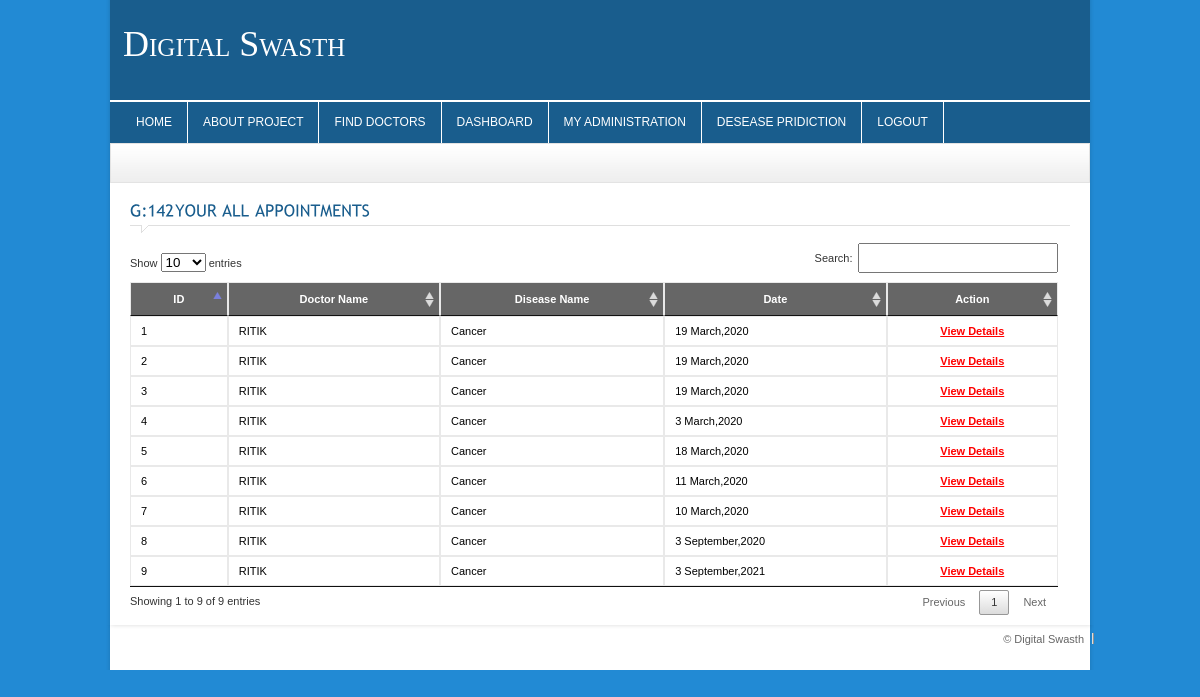
Screenshot of /report-appointment.php (signed in) with the database file from the repository.
### tables this page shows
CREATE TABLE `appointment` (
  `appointment_id` int(11) NOT NULL,
  `appointment_specialization_id` varchar(255) NOT NULL,
  `appointment_user_id` varchar(255) NOT NULL,
  `appointment_date` varchar(255) NOT NULL
);

CREATE TABLE `specialization` (
  `specialization_id` int(11) NOT NULL,
  `specialization_doctor_id` varchar(255) NOT NULL,
  `specialization_name` varchar(255) NOT NULL,
  `specialization_experience` varchar(255) NOT NULL,
  `specialization_duration` varchar(255) NOT NULL,
  `specialization_image` varchar(255) NOT NULL,
  `specialization_fees` varchar(255) NOT NULL,
  `specialization_description` text NOT NULL
);

CREATE TABLE `user` (
  `user_id` int(11) NOT NULL,
  `user_level_id` varchar(255) DEFAULT NULL,
  `user_username` varchar(255) DEFAULT NULL,
  `user_password` varchar(255) DEFAULT NULL,
  `user_name` varchar(255) NOT NULL,
  `user_add1` varchar(255) NOT NULL,
  `user_add2` varchar(255) NOT NULL,
  `user_city` varchar(255) NOT NULL,
  `user_state` varchar(255) NOT NULL,
  `user_country` varchar(255) NOT NULL,
  `user_email` varchar(255) NOT NULL,
  `user_mobile` varchar(255) NOT NULL,
  `user_gender` varchar(255) NOT NULL,
  `user_dob` varchar(255) NOT NULL,
  `user_image` varchar(255) NOT NULL
);

### includes/functions.php (called while the page is built, shortened)
<?php
function get_doctor_name($id)
{
	global $con;
	$SQL="SELECT * FROM user, specialization WHERE user_id = specialization_doctor_id AND specialization_id = ".$id;
	$rs=mysqli_query($con,$SQL);
	$data=mysqli_fetch_assoc($rs);
	return $data['user_name'];
}
?>

### report-appointment.php (the view, shortened to what this page needs)
<?php
	include_once("includes/header.php");
	include_once("includes/db_connect.php");
	if($_SESSION['user_details']['user_level_id'] == 3) {
		$SQL="SELECT * FROM `appointment`, `specialization` WHERE appointment_specialization_id = specialization_id AND specialization_doctor_id = ".$_SESSION['user_details']['user_id'];
	}
	$rs=mysqli_query($con,$SQL) or die(mysqli_error($con));
?>
	<div class="crumb">
    </div>
	<div id="content_sec">
		<div class="col1" style="width:100%">
		<div class="contact">
			<h4 class="heading colr">Your All Appointments</h4>
			<form name="frm_appointment" action="lib/appointment.php" method="post">
				<div class="static">
				<table class="table table-striped table-advance table-hover" id="mydatatable" style="color:#000000; width:100%" width="100%">
					<thead>
						<tr class="tablehead bold">
						<td scope="col">ID</td>
						<td scope="col">Doctor Name</td>
						<td scope="col">Disease Name</td>
						<td scope="col">Date</td>
						<td scope="col">Action</td>
						</tr>
					</thead>
					<tbody>
					<?php
					while($data = mysqli_fetch_assoc($rs))
					{
					?>
					  <tr>
						<td><?=$data[appointment_id]?></td>
						<td><?=get_doctor_name($data[specialization_id])?></td>
						<td><?=$data[specialization_name]?></td>
						<td><?=$data[appointment_date]?></td>
						<td style="text-align:center">
							<a style="color:#FF0000; font-weight:bold; text-decoration:underline" href="appointment-confirmation.php?appointment_id=<?php echo $data[appointment_id] ?>">View Details</a>
						</td>
					  </tr>
					<?php } ?>
					</tbody>
					</table>
				</div>
			</form>
		</div>
		</div>
	</div>
<?php include_once("includes/footer.php"); ?>

### includes/header.php (shortened to what this page needs)
<?php
	include_once("db_connect.php");
	include_once("functions.php");
?>
<!DOCTYPE html PUBLIC "-//W3C//DTD XHTML 1.0 Transitional//EN" "http://www.w3.org/TR/xhtml1/DTD/xhtml1-transitional.dtd">
<html xmlns="http://www.w3.org/1999/xhtml">
<head>
<link rel="stylesheet" type="text/css" href="./css/style.css" />
<link rel="stylesheet" type="text/css" href="./css/ddsmoothmenu.css" />
<link rel="stylesheet" type="text/css" href="./css/contentslider.css" />
<link rel="stylesheet" type="text/css" href="./css/jquery.fancybox-1.3.1.css" />
<link rel="stylesheet" type="text/css" href="./css/slider.css" />
<link rel="stylesheet" type="text/css" href="./css/jquery-ui.css">
<link href='css/jquery.dataTables.min.css' rel='stylesheet' type='text/css'>
</head>
<body>
<div id="wrapper_sec">
	<div id="masthead">
    	<div class="logo">
        	<a href="./index.php" class="logo-custom">Digital Swasth</a>
        </div>
        <div class="slogan"></div>
            <div class="navigation">
            	<div id="smoothmenu1" class="ddsmoothmenu">
                    <ul>
                    <li>		<a href="./index.php">Home</a>
					<li><a href="./about.php">About Project</a></li>
					<li><a href="./doctor-listing.php">Find Doctors</a></li>
						<?php if($_SESSION['user_details']['user_level_id'] == 3) {?>
						<li><a href="./login-home.php">Dashboard</a></li>
						<li><a href="#">My Administration</a>
						</li>
						<li><a href="http://127.0.0.1:5000">Desease Pridiction</a></li>
						<li><a href="./lib/login.php?act=logout">Logout</a></li>
					<?php } ?>
                    <br style="clear: left" />
                    </div>
            </div>
    </div>

### includes/footer.php (shortened to what this page needs)
<div id="footer">
    <ul class="right">
    	<li>© Digital Swasth</li>
    </ul>
</div>
</body>
</html>

### css/style.css (style rules this page uses)
* { padding:0px; margin:0px; }
body { background-color:#228ad4; font-family:Arial, Helvetica, sans-serif; font-size:11px; color:#666666; float:left; width:100%; }
a { text-decoration:none; outline:none; color:#666666; }
.bold { font-weight:bold; }
.colr { color:#195d8d !important; }
h4 { font-size:16px; font-weight:normal; }
.right { float:right !important; }
.heading { padding:10px 0px 14px 0px !important; width:100% !important; margin-bottom:10px !important; text-transform:uppercase; background-image:url(../images/heading.gif); background-repeat:no-repeat; background-position:left bottom; }
#wrapper_sec { width:1000px; margin:0px auto 0px auto; background-image:url(../images/wrapper_bg.png); background-repeat:repeat-y; background-position:center; }
#masthead { width:980px; background-color:#195d8d; background-repeat:no-repeat; height:153px; margin-bottom:-10px; margin-left:10px; }
.logo { float:left; padding:20px 0px 0px 43px; margin-left:-30px; margin-top:18px; }
.slogan { float:right; padding:27px 43px 0px 0px; color:#b0b0b0; height:73px; }
#content_sec { width:940px; padding:10px 20px; margin-left:10px; background-color:#FFF; float:left; }
.col1 { width:675px; float:left; }
.crumb { width:958px; height:30px; padding:8px 10px 0px 10px; background-image:url(../images/crumb.gif); background-repeat:repeat-x; margin-left:10px; border:#e3e3e3 solid 1px; }
.static { float:left; width:928px; }
.static table { float:left; width:453px; }
.static tr.tablehead { background-color:#666666; color:#FFF; padding:10px; text-align:center; }
.static tr td { padding:5px; border:#e9e9e9 solid 1px; }
#footer { width:988px; margin:0px auto; background-image:url(../images/footer.png); background-position:top center; background-repeat:no-repeat; padding-bottom:20px; }
#footer ul { list-style:none; padding:8px 0px 5px 0px; }
#footer ul li { float:left; background-image:url(../images/footer_sep.gif); background-repeat:no-repeat; background-position:right; padding:0px 10px; }
.logo-custom { font-size: 36px; font-style: normal; font-variant: small-caps; line-height: 12px; margin: 0 0 8px; padding: 0; color:#ffffff; font-family:Georgia; }

### css/ddsmoothmenu.css (style rules this page uses)
.navigation { margin:0px 0px 0px 0px; border:1px solid #ffffff; }
.ddsmoothmenu { font-size:12px; float:left; margin-left:10px; }
.ddsmoothmenu ul { z-index:100; margin: 0; padding: 0; list-style-type: none; }
.ddsmoothmenu ul li { position: relative; display: inline; float: left; }
.ddsmoothmenu ul li a { display: block; color: white; padding: 14px 15px; border-right: 1px solid #ffffff; color: #2d2b2b; text-decoration: none; text-transform:uppercase; }
.ddsmoothmenu ul li a:link, .ddsmoothmenu ul li a:visited { color: white; }

### css/slider.css (style rules this page uses)
* { margin: 0; padding: 0; }

### rows the page displays
appointment: appointment_id "1", specialization.specialization_id "RITIK", specialization.specialization_name "Cancer", appointment_date "19 March,2020"
appointment: appointment_id "2", specialization.specialization_id "RITIK", specialization.specialization_name "Cancer", appointment_date "19 March,2020"
appointment: appointment_id "3", specialization.specialization_id "RITIK", specialization.specialization_name "Cancer", appointment_date "19 March,2020"
appointment: appointment_id "4", specialization.specialization_id "RITIK", specialization.specialization_name "Cancer", appointment_date "3 March,2020"
appointment: appointment_id "5", specialization.specialization_id "RITIK", specialization.specialization_name "Cancer", appointment_date "18 March,2020"
appointment: appointment_id "6", specialization.specialization_id "RITIK", specialization.specialization_name "Cancer", appointment_date "11 March,2020"
appointment: appointment_id "7", specialization.specialization_id "RITIK", specialization.specialization_name "Cancer", appointment_date "10 March,2020"
appointment: appointment_id "8", specialization.specialization_id "RITIK", specialization.specialization_name "Cancer", appointment_date "3 September,2020"
appointment: appointment_id "9", specialization.specialization_id "RITIK", specialization.specialization_name "Cancer", appointment_date "3 September,2021"
